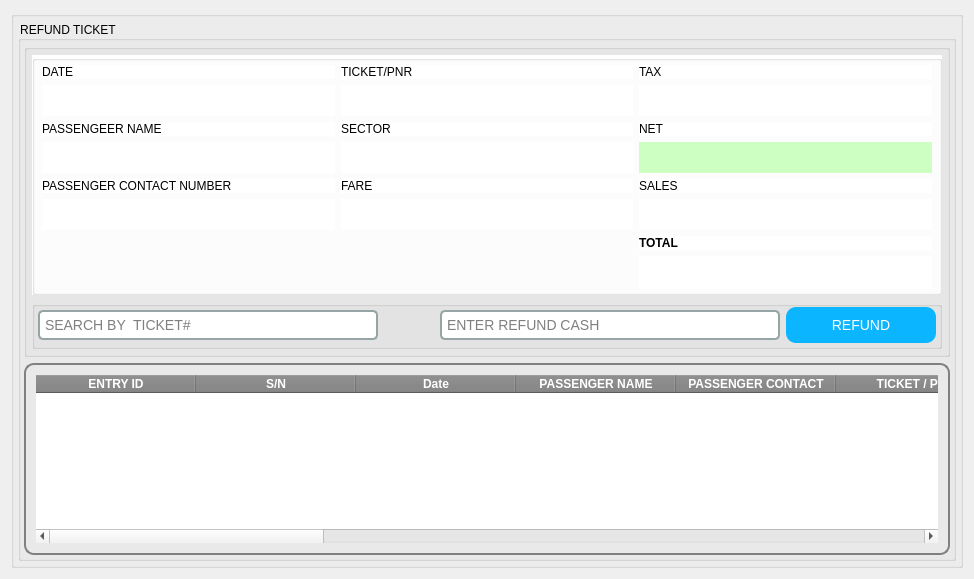
         <widget class="QWidget" name="refunds">
          <layout class="QVBoxLayout" name="verticalLayout_5">
           <item>
            <widget class="QGroupBox" name="groupBox_5">
             <property name="title">
              <string/>
             </property>
             <layout class="QVBoxLayout" name="verticalLayout_9">
              <property name="leftMargin">
               <number>4</number>
              </property>
              <property name="topMargin">
               <number>4</number>
              </property>
              <property name="rightMargin">
               <number>4</number>
              </property>
              <property name="bottomMargin">
               <number>4</number>
              </property>
              <item>
               <widget class="QGroupBox" name="groupBox_8">
                <property name="styleSheet">
                 <string notr="true">color:rgb(0, 0, 0);</string>
                </property>
                <property name="title">
                 <string>REFUND TICKET </string>
                </property>
                <layout class="QVBoxLayout" name="verticalLayout_10">
                 <property name="leftMargin">
                  <number>3</number>
                 </property>
                 <property name="topMargin">
                  <number>3</number>
                 </property>
                 <property name="rightMargin">
                  <number>3</number>
                 </property>
                 <property name="bottomMargin">
                  <number>3</number>
                 </property>
                 <item>
                  <widget class="QGroupBox" name="groupBox_10">
                   <property name="styleSheet">
                    <string notr="true">margin:0px;
padding:0px</string>
                   </property>
                   <property name="title">
                    <string/>
                   </property>
                   <layout class="QGridLayout" name="gridLayout_3">
                    <property name="leftMargin">
                     <number>5</number>
                    </property>
                    <property name="topMargin">
                     <number>5</number>
                    </property>
                    <property name="rightMargin">
                     <number>5</number>
                    </property>
                    <property name="bottomMargin">
                     <number>5</number>
                    </property>
                    <item row="1" column="0" alignment="Qt::AlignHCenter">
                     <widget class="QGroupBox" name="groupBox_15">
                      <property name="styleSheet">
                       <string notr="true">padding:0px;margin:0px</string>
                      </property>
                      <property name="title">
                       <string/>
                      </property>
                      <layout class="QHBoxLayout" name="horizontalLayout_6">
                       <property name="leftMargin">
                        <number>5</number>
                       </property>
                       <property name="topMargin">
                        <number>5</number>
                       </property>
                       <property name="rightMargin">
                        <number>5</number>
                       </property>
                       <property name="bottomMargin">
                        <number>5</number>
                       </property>
                       <item>
                        <widget class="QLineEdit" name="lineEdit_searchbar">
                         <property name="minimumSize">
                          <size>
                           <width>340</width>
                           <height>30</height>
                          </size>
                         </property>
                         <property name="styleSheet">
                          <string notr="true">QLineEdit, QTextEdit {
            font-size: 14px;
            padding: 3px;
            border: 2px solid #95a5a6;
            border-radius: 5px;
        }</string>
                         </property>
                         <property name="placeholderText">
                          <string>SEARCH BY  TICKET#</string>
                         </property>
                        </widget>
                       </item>
                       <item>
                        <widget class="QLabel" name="label_entry_id">
                         <property name="minimumSize">
                          <size>
                           <width>50</width>
                           <height>0</height>
                          </size>
                         </property>
                         <property name="font">
                          <font>
                           <pointsize>22</pointsize>
                           <weight>75</weight>
                           <bold>true</bold>
                          </font>
                         </property>
                         <property name="styleSheet">
                          <string notr="true">color:rgb(0, 0, 0)</string>
                         </property>
                         <property name="text">
                          <string/>
                         </property>
                         <property name="alignment">
                          <set>Qt::AlignCenter</set>
                         </property>
                        </widget>
                       </item>
                       <item>
                        <widget class="QLineEdit" name="lineEdit_refund_cash">
                         <property name="minimumSize">
                          <size>
                           <width>340</width>
                           <height>30</height>
                          </size>
                         </property>
                         <property name="styleSheet">
                          <string notr="true">QLineEdit, QTextEdit {
            font-size: 14px;
            padding: 3px;
            border: 2px solid #95a5a6;
            border-radius: 5px;
        }</string>
                         </property>
                         <property name="placeholderText">
                          <string>ENTER REFUND CASH</string>
                         </property>
                        </widget>
                       </item>
                       <item>
                        <widget class="QPushButton" name="pushButton_refund">
                         <property name="minimumSize">
                          <size>
                           <width>150</width>
                           <height>0</height>
                          </size>
                         </property>
                         <property name="styleSheet">
                          <string notr="true">QPushButton {
            font-size: 14px;
            padding: 10px 10px;
            border-radius: 10px;
            color: white;
            background-color: #0BB5FF;
        }
        QPushButton:hover {
            background-color: #00688B;
        }</string>
                         </property>
                         <property name="text">
                          <string>REFUND</string>
                         </property>
                        </widget>
                       </item>
                      </layout>
                     </widget>
                    </item>
                    <item row="0" column="0">
                     <widget class="QGroupBox" name="groupBox_14">
                      <property name="styleSheet">
                       <string notr="true">margin:0px;
padding:0px;
background-color:white</string>
                      </property>
                      <property name="title">
                       <string/>
                      </property>
                      <layout class="QGridLayout" name="gridLayout_4">
                       <property name="bottomMargin">
                        <number>5</number>
                       </property>
                       <item row="7" column="1">
                        <widget class="QLabel" name="label_s">
                         <property name="font">
                          <font>
                           <pointsize>20</pointsize>
                          </font>
                         </property>
                         <property name="styleSheet">
                          <string notr="true">color:rgb(0, 0, 0)</string>
                         </property>
                         <property name="text">
                          <string/>
                         </property>
                        </widget>
                       </item>
                       <item row="6" column="1">
                        <widget class="QLabel" name="label_66">
                         <property name="styleSheet">
                          <string notr="true">color:rgb(0, 0, 0)</string>
                         </property>
                         <property name="text">
                          <string>SECTOR</string>
                         </property>
                        </widget>
                       </item>
                       <item row="0" column="1">
                        <widget class="QLabel" name="label_62">
                         <property name="styleSheet">
                          <string notr="true">color:rgb(0, 0, 0)</string>
                         </property>
                         <property name="text">
                          <string>TICKET/PNR</string>
                         </property>
                        </widget>
                       </item>
                       <item row="2" column="2">
                        <widget class="QLabel" name="label_tax">
                         <property name="font">
                          <font>
                           <pointsize>20</pointsize>
                          </font>
                         </property>
                         <property name="styleSheet">
                          <string notr="true">color:rgb(0, 0, 0)</string>
                         </property>
                         <property name="text">
                          <string/>
                         </property>
                        </widget>
                       </item>
                       <item row="7" column="2">
                        <widget class="QLabel" name="label_net">
                         <property name="font">
                          <font>
                           <pointsize>20</pointsize>
                          </font>
                         </property>
                         <property name="styleSheet">
                          <string notr="true">color:rgb(0, 0, 0);
background-color:rgba(201, 255, 190, 235)</string>
                         </property>
                         <property name="text">
                          <string/>
                         </property>
                        </widget>
                       </item>
                       <item row="9" column="1">
                        <widget class="QLabel" name="label_42">
                         <property name="styleSheet">
                          <string notr="true">color:rgb(0, 0, 0)</string>
                         </property>
                         <property name="text">
                          <string>FARE</string>
                         </property>
                        </widget>
                       </item>
                       <item row="7" column="0">
                        <widget class="QLabel" name="label_pn">
                         <property name="font">
                          <font>
                           <pointsize>20</pointsize>
                          </font>
                         </property>
                         <property name="styleSheet">
                          <string notr="true">color:rgb(0, 0, 0)</string>
                         </property>
                         <property name="text">
                          <string/>
                         </property>
                        </widget>
                       </item>
                       <item row="10" column="2">
                        <widget class="QLabel" name="label_sale">
                         <property name="font">
                          <font>
                           <pointsize>20</pointsize>
                          </font>
                         </property>
                         <property name="styleSheet">
                          <string notr="true">color:rgb(0, 0, 0)</string>
                         </property>
                         <property name="text">
                          <string/>
                         </property>
                        </widget>
                       </item>
                       <item row="10" column="1">
                        <widget class="QLabel" name="label_f">
                         <property name="font">
                          <font>
                           <pointsize>20</pointsize>
                          </font>
                         </property>
                         <property name="styleSheet">
                          <string notr="true">color:rgb(0, 0, 0)</string>
                         </property>
                         <property name="text">
                          <string/>
                         </property>
                        </widget>
                       </item>
                       <item row="6" column="2">
                        <widget class="QLabel" name="label_49">
                         <property name="styleSheet">
                          <string notr="true">color:rgb(0, 0, 0)</string>
                         </property>
                         <property name="text">
                          <string>NET</string>
                         </property>
                        </widget>
                       </item>
                       <item row="6" column="0">
                        <widget class="QLabel" name="label_68">
                         <property name="styleSheet">
                          <string notr="true">color:rgb(0, 0, 0)</string>
                         </property>
                         <property name="text">
                          <string>PASSENGEER NAME</string>
                         </property>
                        </widget>
                       </item>
                       <item row="9" column="0">
                        <widget class="QLabel" name="label_65">
                         <property name="styleSheet">
                          <string notr="true">color:rgb(0, 0, 0)</string>
                         </property>
                         <property name="text">
                          <string>PASSENGER CONTACT NUMBER</string>
                         </property>
                        </widget>
                       </item>
                       <item row="11" column="2">
                        <widget class="QLabel" name="label_50">
                         <property name="font">
                          <font>
                           <weight>75</weight>
                           <bold>true</bold>
                          </font>
                         </property>
                         <property name="styleSheet">
                          <string notr="true">color:rgb(0, 0, 0)</string>
                         </property>
                         <property name="text">
                          <string>TOTAL</string>
                         </property>
                        </widget>
                       </item>
                       <item row="0" column="2">
                        <widget class="QLabel" name="label_48">
                         <property name="styleSheet">
                          <string notr="true">color:rgb(0, 0, 0)</string>
                         </property>
                         <property name="text">
                          <string>TAX</string>
                         </property>
                        </widget>
                       </item>
                       <item row="0" column="0">
                        <widget class="QLabel" name="label_63">
                         <property name="styleSheet">
                          <string notr="true">color:rgb(0, 0, 0)</string>
                         </property>
                         <property name="text">
                          <string>DATE</string>
                         </property>
                        </widget>
                       </item>
                       <item row="10" column="0">
                        <widget class="QLabel" name="label_pcn">
                         <property name="font">
                          <font>
                           <pointsize>20</pointsize>
                          </font>
                         </property>
                         <property name="styleSheet">
                          <string notr="true">color:rgb(0, 0, 0)</string>
                         </property>
                         <property name="text">
                          <string/>
                         </property>
                        </widget>
                       </item>
                       <item row="2" column="0">
                        <widget class="QLabel" name="label_date">
                         <property name="font">
                          <font>
                           <pointsize>20</pointsize>
                          </font>
                         </property>
                         <property name="styleSheet">
                          <string notr="true">color:rgb(0, 0, 0)</string>
                         </property>
                         <property name="text">
                          <string/>
                         </property>
                        </widget>
                       </item>
                       <item row="2" column="1">
                        <widget class="QLabel" name="label_tpnr">
                         <property name="font">
                          <font>
                           <pointsize>20</pointsize>
                          </font>
                         </property>
                         <property name="styleSheet">
                          <string notr="true">color:rgb(0, 0, 0)</string>
                         </property>
                         <property name="text">
                          <string/>
                         </property>
                        </widget>
                       </item>
                       <item row="12" column="2">
                        <widget class="QLabel" name="label_total">
                         <property name="font">
                          <font>
                           <pointsize>22</pointsize>
                           <weight>75</weight>
                           <bold>true</bold>
                          </font>
                         </property>
                         <property name="styleSheet">
                          <string notr="true">color:rgb(0, 0, 0)</string>
                         </property>
                         <property name="text">
                          <string/>
                         </property>
                         <property name="alignment">
                          <set>Qt::AlignCenter</set>
                         </property>
                        </widget>
                       </item>
                       <item row="9" column="2">
                        <widget class="QLabel" name="label_51">
                         <property name="styleSheet">
                          <string notr="true">color:rgb(0, 0, 0)</string>
                         </property>
                         <property name="text">
                          <string>SALES</string>
                         </property>
                        </widget>
                       </item>
                      </layout>
                     </widget>
                    </item>
                   </layout>
                  </widget>
                 </item>
                 <item>
                  <widget class="QTableWidget" name="tableWidget_refund">
                   <property name="styleSheet">
                    <string notr="true">QTableWidget {
        font-size: 20px;
        border-radius: 10px;
        border: 2px solid gray;
        padding: 10px;
    }
    QHeaderView::section {
        background-color: gray;
        color: white;
        font-weight: bold;
    }

QScrollBar:vertical {width: 6px;}
QScrollBar:horozontal {width: 6px;}</string>
                   </property>
                   <property name="autoScrollMargin">
                    <number>9</number>
                   </property>
                   <attribute name="horizontalHeaderDefaultSectionSize">
                    <number>160</number>
                   </attribute>
                   <column>
                    <property name="text">
                     <string>ENTRY ID</string>
                    </property>
                   </column>
                   <column>
                    <property name="text">
                     <string>S/N</string>
                    </property>
                   </column>
                   <column>
                    <property name="text">
                     <string>Date</string>
                    </property>
                   </column>
                   <column>
                    <property name="text">
                     <string>PASSENGER NAME</string>
                    </property>
                   </column>
                   <column>
                    <property name="text">
                     <string>PASSENGER CONTACT</string>
                    </property>
                   </column>
                   <column>
                    <property name="text">
                     <string>TICKET / PNR</string>
                    </property>
                   </column>
                   <column>
                    <property name="text">
                     <string>SECTOR</string>
                    </property>
                   </column>
                   <column>
                    <property name="text">
                     <string>FARE</string>
                    </property>
                   </column>
                   <column>
                    <property name="text">
                     <string>TAXES</string>
                    </property>
                   </column>
                   <column>
                    <property name="text">
                     <string>NET</string>
                    </property>
                   </column>
                   <column>
                    <property name="text">
                     <string>REFUND</string>
                    </property>
                   </column>
                   <column>
                    <property name="text">
                     <string>SALES</string>
                    </property>
                   </column>
                   <column>
                    <property name="text">
                     <string>GOP</string>
                    </property>
                   </column>
                   <column>
                    <property name="text">
                     <string>TOTAL</string>
                    </property>
                   </column>
                   <column>
                    <property name="text">
                     <string>VENDRS</string>
                    </property>
                   </column>
                   <column>
                    <property name="text">
                     <string>CONTACTS</string>
                    </property>
                   </column>
                  </widget>
                 </item>
                </layout>
               </widget>
              </item>
             </layout>
            </widget>
           </item>
          </layout>
         </widget>
